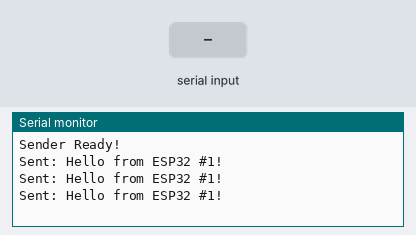
A sketch run on a simulated ESP32. Shown: the last lines printed to the serial monitor. The test bench sets the inputs (shaded band).

Above: at 4.8 s.
4.9 s: "1\n" received over the second serial link
At 7.2 s:
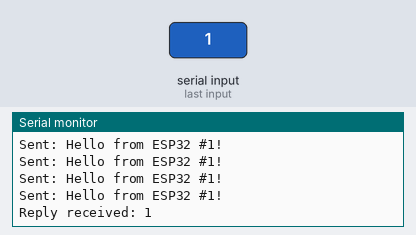
7.6 s: "0\n" received over the second serial link
At 8.8 s:
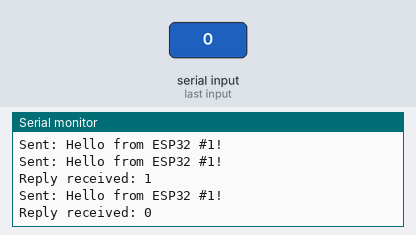
10.3 s: "2\n" received over the second serial link
At 13.1 s:
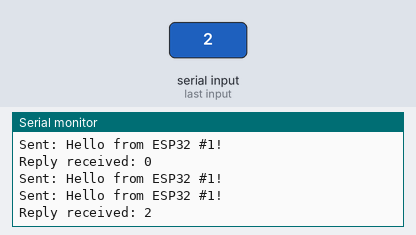

Measured:
- after the input at 4.9 s, the serial monitor: prints a new line after 1.1 s (image 1)
- after the input at 7.6 s, the serial monitor: prints a new line after 0.40 s (image 2)
- after the input at 10.3 s, the serial monitor: prints a new line after 1.7 s (image 3)

The sketch:

ESP32_1_Sender.ino
```cpp
// ESP32 #1 - SENDER
// Upload this to the FIRST ESP32
// Uses UART2: TX=GPIO17, RX=GPIO16

#define RXD0 16
#define TXD0 17

void setup() {
  Serial.begin(115200);             // USB Serial (for monitoring)
  Serial2.begin(9600, SERIAL_8N1, RXD0, TXD0); // UART to ESP32 #2
  Serial.println("Sender Ready!");
}

void loop() {
  // Send a message every 2 seconds
  String msg = "Hello from ESP32 #1!";
  Serial2.println(msg);
  Serial.println("Sent: " + msg);

  // Also listen for any reply
  if (Serial2.available()) {
    String reply = Serial2.readStringUntil('\n');
    Serial.println("Reply received: " + reply);
  }

  delay(2000);
}
```
